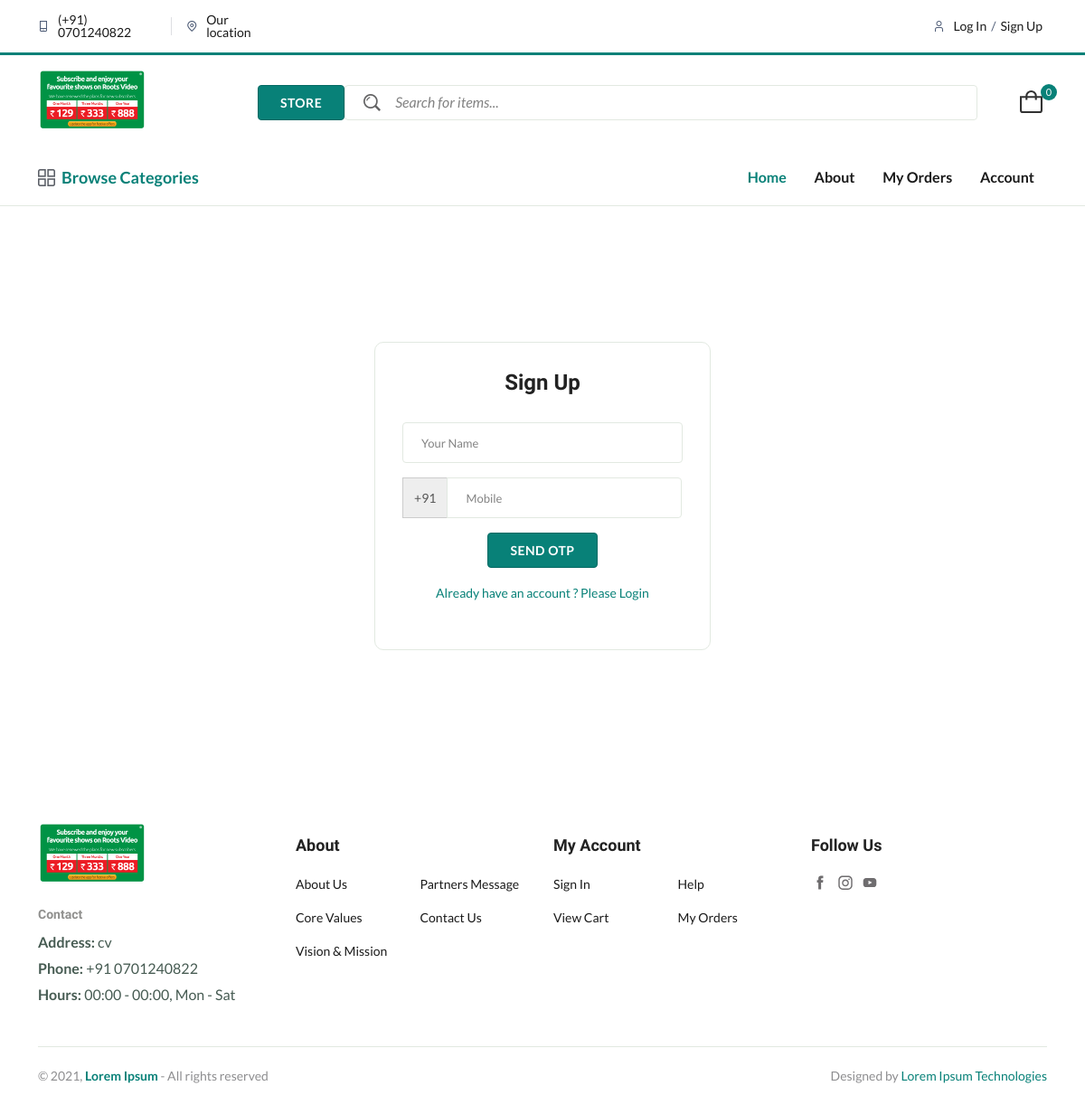
Screenshot of /register/ with the database file from the repository.
### general/models.py (models this page shows, shortened)
class ShopDetails(BaseModel):
    user = models.OneToOneField("auth.User", on_delete=models.CASCADE, blank=True, null=True)
    shop_name = models.CharField(max_length=128, null=True)
    phone = models.CharField(max_length=10, null=True)
    phone2 = models.CharField(max_length=10, null=True, blank=True)
    address = models.TextField(blank=True,null=True)
    pincode = models.CharField(max_length=10 ,blank=True,null=True)
    location = models.ForeignKey("general.Location",limit_choices_to={'is_deleted': False},on_delete=models.CASCADE,null=True,blank=True)
    shop_image = VersatileImageField('Shop Image',upload_to='shops/featured_images',blank=True, null=True)
    logo = VersatileImageField('Logo',upload_to='shops/featured_images',blank=True, null=True)
    description = models.TextField(blank=True,null=True)
    account_number = models.CharField(max_length=20, blank=True,null=True)
    account_holder_name = models.CharField(max_length=128, blank=True,null=True)
    ifsc_code = models.CharField(max_length=20, blank=True,null=True)
    bank_name = models.CharField(max_length=128, blank=True,null=True)
    branch_name = models.CharField(max_length=128, blank=True,null=True)
    gst_percentage = models.DecimalField(default=0.0,decimal_places=2, max_digits=15,validators=[MinValueValidator(Decimal('0.00'))], blank=True,null=True)
    license = models.CharField(max_length=128, blank=True,null=True)
    license_number = models.CharField(max_length=128, blank=True,null=True)
    distance_covered = models.DecimalField(default=0.0,decimal_places=2, max_digits=15,validators=[MinValueValidator(Decimal('0.00'))], blank=True,null=True)
    delivery_charge = models.DecimalField(default=0.0,decimal_places=2, max_digits=15,validators=[MinValueValidator(Decimal('0.00'))], blank=True,null=True)
    charge_per_km = models.DecimalField(default=0.0,decimal_places=2, max_digits=15,validators=[MinValueValidator(Decimal('0.00'))], blank=True,null=True)
    free_delivery = models.DecimalField(default=0.0,decimal_places=2, max_digits=15,validators=[MinValueValidator(Decimal('0.00'))], blank=True,null=True)
    opening_time = models.TimeField(null=True, blank=True)
    closing_time = models.TimeField(null=True, blank=True)
    next_opening = models.DateTimeField(null=True, blank=True)
    facebook_link = models.URLField(null=True, blank=True)
    instagram_link = models.URLField(null=True, blank=True)
    twitter_link = models.URLField(null=True, blank=True)
    youtube_link = models.URLField(null=True, blank=True)
    whatsapp_number = models.CharField(max_length=10, null=True,blank=True)
    is_closed = models.BooleanField(default=False)
    class Meta:
        db_table = 'shop'
        verbose_name = _('Shop')
        verbose_name_plural = _('Shop Details')

### web/views.py (the view)
# urls.py: re_path(r'^register/$', views.register,name="register"),
def register(request):
    otp_send_url = reverse("web:otp_send")
    verify_otp_url = reverse("web:verify_otp")
    context = {
        "otp_send_url" : otp_send_url,
        "verify_otp_url" : verify_otp_url,
    }
    return render(request, 'web/register.html', context)

### templates/web/register.html (shortened to what this page needs)
{% extends 'web/base.html' %}
{% load static %}
{% block main-content %}
    <main class="main">
         <section class="pt-150 pb-150">
            <div class="container">
                <div class="row">
                    <div class="col-lg-10 m-auto">
                        <div class="row">
                            <div class="col-lg-5 mx-auto text-center">
                                <div class="login_wrap widget-taber-content p-30 background-white border-radius-10 mb-md-5 mb-lg-0 mb-sm-5">
                                    <div class="padding_eight_all bg-white">
                                        <div class="heading_s1">
                                            <h3 class="mb-30">Sign Up</h3>
                                        </div>
                                        <form method="post" class="login-form">
                                            <div class="form-group">
                                                <input type="text" required="" name="name" id="name" placeholder="Your Name">
                                            </div>
                                            <div class="form-group input-group">
												<span class="input-group-addon">+91</span>
                                                <input class="input-group-addons" required="" id="phone" type="tel" name="mobile" placeholder="Mobile">
                                            </div>
                                            <div class="form-group otp-send-button" action-page="register">
                                                <button type="" class="btn btn-fill-out btn-block hover-up" name="login">SEND OTP</button>
                                            </div>
											<div class="login_footer form-group">
                                                <a class="text-center" href="{% url 'web:login' %}">Already have an account ? Please Login</a>
                                            </div>
                                        </form>
                                    </div>
                                </div>
                            </div>
                        </div>
                    </div>
                </div>
            </div>
        </section>
    </main>
{% endblock main-content %}

### templates/web/base.html (shortened to what this page needs)
{% load static %}
<!DOCTYPE html>
<html class="no-js" lang="en">
<head>
    <link rel="stylesheet" href="{% static 'web/css/main.css' %}">
</head>
<body>
    <header class="header-area header-style-2 header-height-2">
        <div class="header-top header-top-ptb-1 d-none d-lg-block">
            <div class="container">
                <div class="row align-items-center">
                    <div class="col-xl-3 col-lg-4">
                        <div class="header-info">
                            <ul>
                                <li><i class="fi-rs-smartphone"></i> <a href="#">(+91) {% if shop_details.phone %}{{shop_details.phone}}{% else %}- 0000 - 000000{% endif %}</a></li>
                                <li><i class="fi-rs-marker"></i><a  href="page-contact.html">Our location</a></li>
                            </ul>
                        </div>
                    </div>
                    <div class="col-xl-3 col-lg-4">
                        <div class="header-info header-info-right">
                            <ul>
                                <li><i class="fi-rs-user"></i>{% if is_customer %}<a href="{% url 'web:logout' %}">Log Out </a>{% else %}
                                    <a href="{% url 'web:login' %}">Log In </a> / <a href="{% url 'web:register' %}"> Sign Up</a> {% endif %}</li>
                            </ul>
                        </div>
                    </div>
                </div>
            </div>
        </div>
        <div class="header-middle header-middle-ptb-1 d-none d-lg-block">
            <div class="container">
                <div class="header-wrap">
                    <div class="logo logo-width-1">
                        <a href="{% url 'web:index' %}">
                            {% if shop_details.logo %}
                                <img src="{{shop_details.logo.url}}" class="logo" alt="logo">
                            {% else %}
                                <img src="{% static 'web/imgs/theme/logo.svg' %}" alt="logo">
                            {% endif %}
                        </a>
                    </div>
                    <div class="header-right">
                        <div class="search-style-2">
							<a href="" class="btn">STORE</a>
                            <form action="{% url 'web:store' %}" enctype="multipart/form-data" method="post">
                                <input type="text" placeholder="Search for items..." name="search">
                            </form>
                        </div>
                        <div class="header-action-right">
                            <div class="header-action-2">
                                <div class="header-action-icon-2">
                                    {% if is_customer %}
                                        <a class="mini-cart-icon" href="{% url 'web:cart' %}">
                                            <img alt="Evara" src="{% static 'web/imgs/theme/icons/icon-cart.svg' %}">
                                            <span class="pro-count blue cart-items-count">{{cart_items_count}}</span>
                                        </a>
                                    {% else %}
                                        <a class="mini-cart-icon" href="{% url 'web:login' %}">
                                            <img alt="Evara" src="{% static 'web/imgs/theme/icons/icon-cart.svg' %}">
                                            <span class="pro-count blue">0</span>
                                        </a>
                                    {% endif %}
                                </div>
                            </div>
                        </div>
                    </div>
                </div>
            </div>
        </div>
        <div class="header-bottom header-bottom-bg-color sticky-bar">
            <div class="container">
                <div class="header-wrap header-space-between position-relative">
                        <div class="main-categori-wrap d-none d-lg-flex">
                            <a class="categori-button-active close" href="#">
                                <span class="fi-rs-apps"></span> Browse Categories
                            </a>
                        </div>
                        <div class="main-menu main-menu-padding-1 main-menu-lh-2 d-none d-lg-flex justify-content-between">
                         <nav>
              <ul>
                <li><a class="active" href="{% url 'web:index' %}">Home</a> </li>
                <li> <a href="{% url 'web:about' %}">About
                </a>
                </li>
                <li>
                    {% if is_customer %}
                        <a href="{% url 'web:orders' %}">My Orders</a>
                    {% else %}
                        <a href="{% url 'web:login' %}">My Orders</a>
                    {% endif %}
                </li>
                <li>
                    {% if is_customer %}
                        <a href="{% url 'web:orders' %}">Account</a>
                    {% else %}
                        <a href="{% url 'web:login' %}">Account</a>
                    {% endif %}
                </li>
              </ul>
            </nav>
                        </div>
                </div>
            </div>
        </div>
    </header>
    {% block main-content %}
    {% endblock main-content %}
    <footer class="main">
        <section class="section-padding footer-mid">
            <div class="container pt-15 pb-20">
                <div class="row">
                    <div class="col-lg-3">
                        <div class="widget-about font-md mb-md-5 mb-lg-0">
                            <div class="logo logo-width wow fadeIn animated">
                                <a href="{% url 'web:index' %}">
                                    {% if shop_details.logo %}
                                        <img src="{{shop_details.logo.url}}" class="logo" alt="logo">
                                    {% else %}
                                        <img src="{% static 'web/imgs/theme/logo.svg' %}" alt="logo">
                                    {% endif %}
                                </a>
                            </div>
                            <h5 class="mt-20 mb-10 fw-600 text-grey-4 wow fadeIn animated">Contact</h5>
                            <p class="wow fadeIn animated">
                                <strong>Address: </strong>{{shop_details.address|default:'Lorem ipsum lorem lorem'}}
                            </p>
                            <p class="wow fadeIn animated">
                                <strong>Phone: </strong>+91 {{shop_details.phone|default:'0000 000000'}}
                            </p>
                            <p class="wow fadeIn animated">
                                <strong>Hours: </strong>00:00 - 00:00, Mon - Sat
                            </p>
                        </div>
                    </div>
                    <div class="col-lg-3">
                        <h5 class="widget-title wow fadeIn animated">About</h5>
                        <ul class="footer-list wow fadeIn animated mb-sm-5 mb-md-0">
                            <li><a href="{% url 'web:about' %}">About Us</a></li>
                            <li><a href="#">Core Values</a></li>
                            <li><a href="#">Vision & Mission</a></li>
                            <li><a href="#">Partners Message</a></li>
                            <li><a href="#">Contact Us</a></li>
                        </ul>
                    </div>
                    <div class="col-lg-3">
                        <h5 class="widget-title wow fadeIn animated">My Account</h5>
                        <ul class="footer-list wow fadeIn animated ">
                            <li><a href="{% url 'web:login' %}">Sign In</a></li>
                            {% if is_customer %}
                                <li><a href="{% url 'web:cart' %}">View Cart</a></li>
                            {% else %}
                                <li><a href="{% url 'web:login' %}">View Cart</a></li>
                            {% endif %}
                            <li><a href="#">Help</a></li>
                            {% if is_customer %}
                                <li><a href="{% url 'web:orders' %}">My Orders</a></li>
                            {% else %}
                                <li><a href="{% url 'web:login' %}">My Orders</a></li>
                            {% endif %}
                        </ul>
                    </div>
                        <div class="col-lg-3">
                            <h5 class="widget-title wow fadeIn animated">Follow Us</h5>
                            <div class="mobile-social-icon wow fadeIn animated mb-sm-5 mb-md-0">
                                {% if shop_details.facebook_link %}
                                    <a href="{{shop_details.facebook_link}}" target="_blank"><img src="{% static 'web/imgs/theme/icons/icon-facebook.svg' %}" alt=""></a>
                                {% else %}
                                    <a href=""><img src="{% static 'web/imgs/theme/icons/icon-facebook.svg' %}" alt=""></a>
                                {% endif %}
                                {% if shop_details.instagram_link %}
                                    <a href="{{shop_details.instagram_link}}" target="_blank"><img src="{% static 'web/imgs/theme/icons/icon-instagram.svg' %}" alt=""></a>
                                {% else %}
                                    <a href=""><img src="{% static 'web/imgs/theme/icons/icon-instagram.svg' %}" alt=""></a>
                                {% endif %}
                                {% if shop_details.youtube_link %}
                                    <a href="{{shop_details.youtube_link}}" target="_blank"><img src="{% static 'web/imgs/theme/icons/icon-youtube.svg' %}" alt=""></a>
                                {% else %}
                                    <a href=""><img src="{% static 'web/imgs/theme/icons/icon-youtube.svg' %}" alt=""></a>
                                {% endif %}
                            </div>
                    </div>
                </div>
            </div>
        </section>
        <div class="container pb-20 wow fadeIn animated">
            <div class="row">
                <div class="col-12 mb-20">
                    <div class="footer-bottom"></div>
                </div>
                <div class="col-lg-6">
                    <p class="float-md-left font-sm text-muted mb-0">&copy; 2021, <strong class="text-brand">Lorem Ipsum</strong> - All rights reserved </p>
                </div>
                <div class="col-lg-6">
                <p class="text-lg-end text-start font-sm text-muted mb-0">
                        Designed by <a href="#" target="_blank">Lorem Ipsum Technologies</a>
                    </p>
                </div>
            </div>
        </div>
    </footer>
</body>
</html>

### rows the page displays
ShopDetails: phone "0701240822", logo (picture), address "cv"
